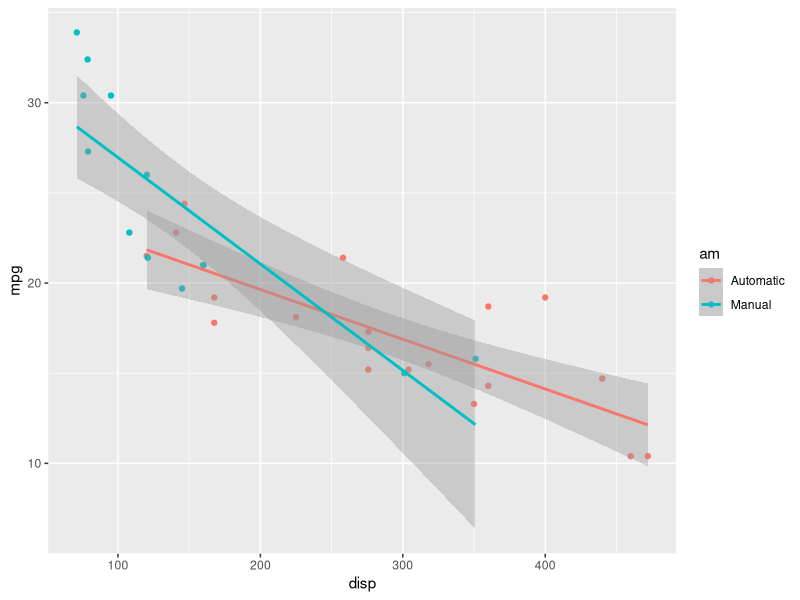

Source code (R):
## ---- chunk 1
head(mtcars)
## ---- chunk 2
fit<-lm(mpg~am+cyl+disp, data=mtcars)
summary(fit)
## ---- chunk 3
library(ggplot2)
mpgData <- mtcars
mpgData$am <- factor(mpgData$am, labels = c("Automatic", "Manual"))
gp <- ggplot(data=mpgData, 
             aes(x=disp, y=mpg, 
                              colour=am), 
             main="Fuel consumption by engine size",
             xlab = "Displacement", ylab="Miles per gallon") 
gp + geom_point() + stat_smooth(method="lm")
